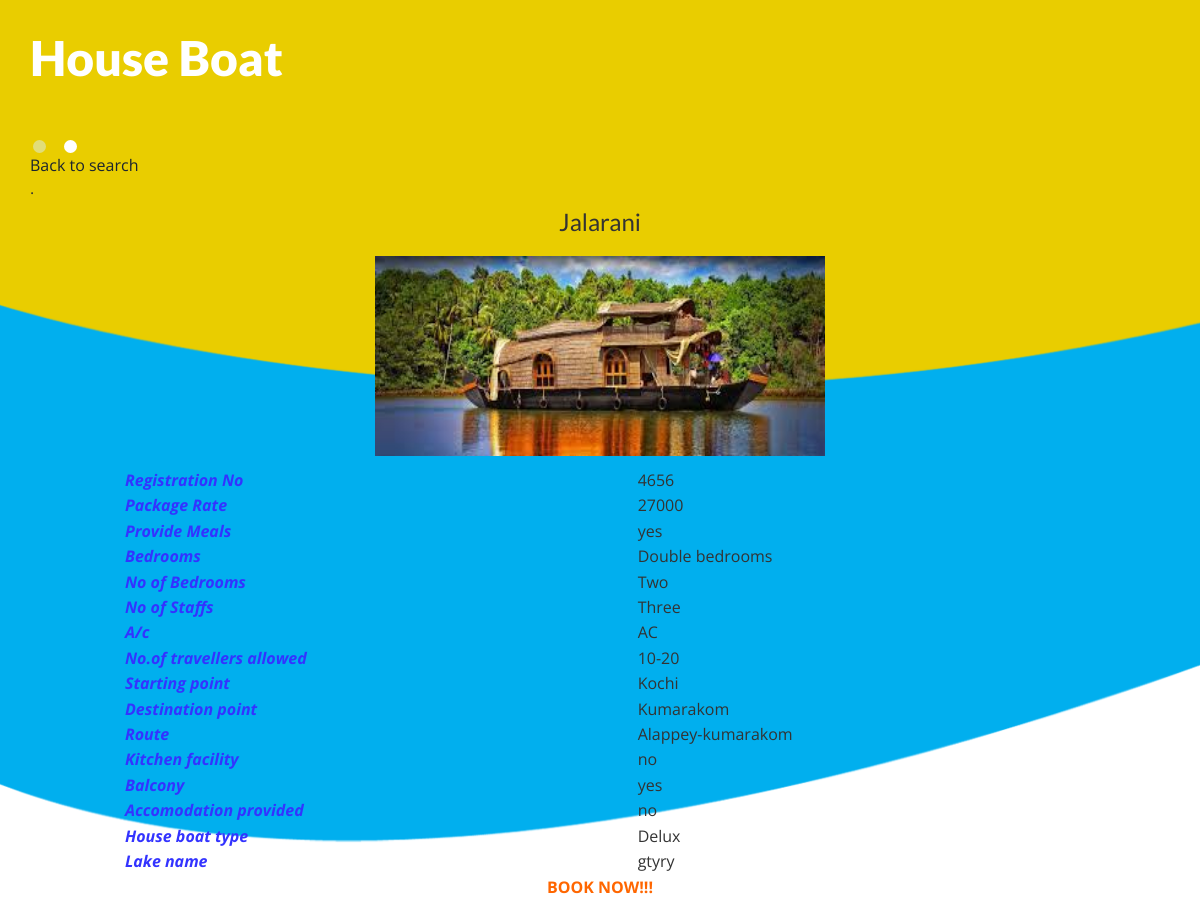
Screenshot of /webcreate/aqua/user/viewboatmore.php?id=1 (signed in) with the database file from the repository.
### tables this page shows
CREATE TABLE `addboat` (
  `bid` int(4) NOT NULL,
  `bname` varchar(30) NOT NULL,
  `des` varchar(200) NOT NULL,
  `regno` varchar(10) NOT NULL,
  `rate` varchar(50) NOT NULL,
  `meals` varchar(10) NOT NULL,
  `bedtype` varchar(20) NOT NULL,
  `bedno` varchar(10) NOT NULL,
  `staffno` varchar(10) NOT NULL,
  `ac` varchar(10) NOT NULL,
  `trano` varchar(10) NOT NULL,
  `sp` varchar(30) NOT NULL,
  `dp` varchar(30) NOT NULL,
  `route` varchar(30) NOT NULL,
  `kf` varchar(20) NOT NULL,
  `balc` varchar(20) NOT NULL,
  `acco` varchar(20) NOT NULL,
  `type` varchar(20) NOT NULL,
  `lake` varchar(20) NOT NULL,
  `photo` varchar(50) NOT NULL,
  `loginid` varchar(10) NOT NULL
);

### webcreate/aqua/connection.php (called while the page is built, shortened)
<?php
class connection
{
var $con,$res;
function getconnection()
{
$this->con=mysqli_connect("localhost","root","");
mysqli_select_db($this->con,"aqua");
}
function execute($q)
{
$this->res=mysqli_query($this->con,$q);
return $this->res;
}
}
?>

### webcreate/aqua/user/viewboatmore.php (the view, shortened to what this page needs)
<?php
INCLUDE("header.php");
?>
<!DOCTYPE HTML PUBLIC "-//W3C//DTD HTML 4.01 Transitional//EN"
"http://www.w3.org/TR/html4/loose.dtd">
<html>
<head>
   </head>
   <body>
          <a href="search.php">Back to search</a>
				<form  method="post" name="form1" enctype="multipart/form-data" action="booking.php">
.
    <table width="950" align="center" cellspacing="10" cellpadding="10" height="700">
<?php
$id=$_GET['id'];
 include("../connection.php");
$ob=new connection();
$sql="select * from addboat where bid=$id";
$res1=$ob->execute($sql);
while($r=mysqli_fetch_array($res1))
{
		?>
  <tr height="45">
   <td colspan="2" align="center"><b><h3><?php echo $r[1];?></h3></b> </td></tr><tr><TD align="center" colspan="2"><img src="../owner/uploads/<?php echo $r[19];?>" height="200" width="450" >
    </td>
    </tr>
  <tr>
 <td><b><i><font color="#3333FF">Registration No </td>
   <td><?php echo $r[3];?></td></tr>
 <tr >    <td ><b><i><font color="#3333FF">Package Rate</td>
    <td><?php echo $r[4];?></td></tr>
<tr>
  <td ><b><i><font color="#3333FF">Provide Meals</td><td>
    <?php echo $r[5];?></td></tr><tr >
	  <td><b><i><font color="#3333FF">Bedrooms</td>
	<td><?php echo $r[6];?></td></tr><tr>
	  <td><b><i><font color="#3333FF">No of Bedrooms</td>
    <td><?php echo $r[7];?></td></tr><tr >
	<td><b><i><font color="#3333FF">No of Staffs</td>
    <td><?php echo $r[8];?></td></tr>
   <tr>  <td><b><i><font color="#3333FF">A/c</td>
    <td><?php echo $r[9];?></td></tr>
   <tr >
     <td><b><i><font color="#3333FF">No.of travellers allowed </td>
     <td><?php echo $r[10];?></td></tr>
     <td><b><i><font color="#3333FF">Starting point</td>
<td><?php echo $r[11];?></td></tr><tr >
  <td><b><i><font color="#3333FF">Destination point</td>
<td><?php echo $r[12];?></td></tr><tr>
  <td><b><i><font color="#3333FF">Route</td>
<td><?php echo $r[13];?></td></tr>
<tr >
  <td><b><i><font color="#3333FF">Kitchen facility</td><td><?php echo $r[14];?></td></tr><tr>
  <td><b><i><font color="#3333FF">Balcony</td>
<td><?php echo $r[15];?> </td>
</tr>
    <tr >
  <td><b><i><font color="#3333FF">Accomodation provided</td>
<td><?php echo $r[16];?></td></tr><tr>
 <td><b><i><font color="#3333FF">House boat type </td><td><?php echo $r[17];?></td></tr>
<tr ><td><b><i><font color="#3333FF">Lake name</td>
  <td><?php echo $r[18];?></td>
</tr>
  <tr b><td colspan="2" align="center"><a href="booking.php?id=<?php echo $r[0];?> &amt=<?php echo $r[4];?> &oid=<?php echo $r[20];?>"><b><font color="#FF6600">BOOK NOW!!! </a></td></tr>
    <?php
}
?>
</table>
</form>
</body>
</html>

### webcreate/aqua/user/css/style.css (style rules this page uses)
html, body { font-family: 'Open Sans', sans-serif; font-size: 100%; background:#fff; }
body a { transition:0.5s all; -webkit-transition:0.5s all; -moz-transition:0.5s all; -o-transition:0.5s all; -ms-transition:0.5s all; }
h1,h2,h3,h4,h5,h6 { margin:0; font-family: 'Lato', sans-serif; }

### rows the page displays
addboat: bname "Jalarani", photo (picture), regno "4656", rate "27000", meals "yes", bedtype "Double bedrooms", bedno "Two", staffno "Three", ac "AC", trano "10-20", sp "Kochi", dp "Kumarakom", route "Alappey-kumarakom", kf "no", balc "yes", acco "no", type "Delux", lake "gtyry"
